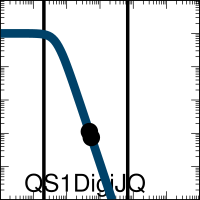

Generate this figure with gnuplot:

set output "demo_FixedGatesDigital0xFE_002_A000_xfer_model_QS1_DigiJQ.eps"
set terminal postscript eps enhanced color "Helvetica, 35" size 2,2
set logscale x
set logscale y
set lmargin screen 0.0
set rmargin screen 1.0
set tmargin screen 1.0
set bmargin screen 0.0
set size ratio 1.0
set border linewidth 2
set tics scale 2
set mxtics 10
set mytics 10
set key bottom left
set key samplen -1
set xrange [0.001:1000.0]
set yrange [0.001:1000.0]
set format y "10^{%L}"    
set format x "10^{%L}"    
set format x ""    
set xlabel '00000001'
set arrow from 0.020804504893193628,0.001 to 0.020804504893193628,1000.0 nohead lw 10 lt 2 lc rgb '#000000'
set arrow from 6.800544412733141,0.001 to 6.800544412733141,1000.0 nohead lw 10 lt 2 lc rgb '#000000'
ymin = 0.0
ymax = 100.0
K = 0.05
n = 3.0
set dummy x

plot ymin+(ymax-ymin)/(1.0+(x/K)**n) lw 25 lc rgb '#004368' title 'QS1DigiJQ',\
 "<echo '1 2'" using (0.48):(0.11290045792425736)  with points pt 7 ps 4 lc rgb 'black' notitle,\
 "<echo '1 2'" using (0.55):(0.07507507507507508)  with points pt 7 ps 4 lc rgb 'black' notitle
